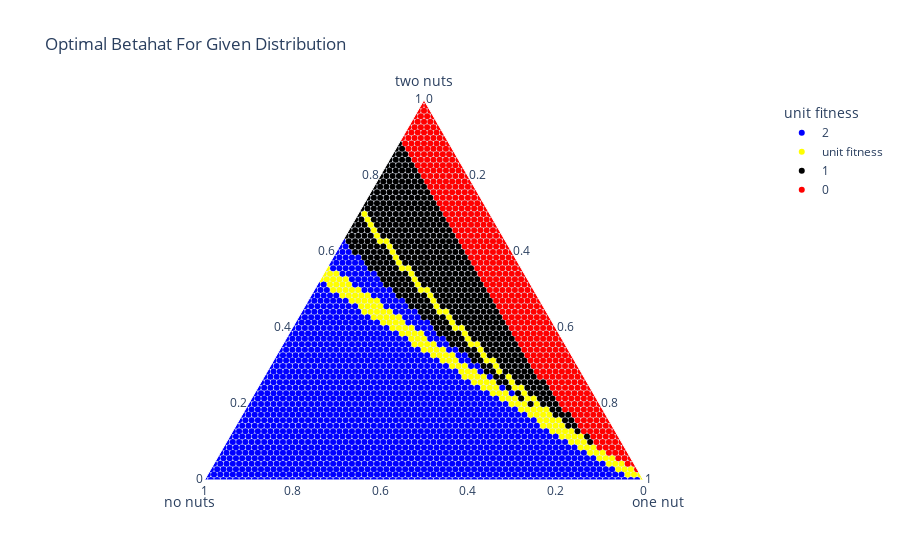

Source (notebook cell):
### Code cell
fig2 = px.scatter_ternary(my_df, a="two nuts", b="no nuts", c="one nut", color="unit fitness",
                         color_discrete_sequence=['blue', 'yellow', 'black', 'red'],
                         title = "Optimal Betahat For Given Distribution")
fig2.show()

### Figure 1 — Plotly figure (JSON) as saved in the notebook; plotly's stock layout.template omitted (floating-point values rounded to 4 significant figures; data arrays with more than 128 entries replaced by an {"elided": "..."} marker saying what was removed)
{"data": [{"a": {"elided": "1371 int values"}, "b": {"elided": "1371 int values"}, "c": {"elided": "1371 int values"}, "hovertemplate": "unit fitness=2<br>two nuts=%{a}<br>no nuts=%{b}<br>one nut=%{c}<extra></extra>", "legendgroup": "2", "marker": {"color": "blue", "symbol": "circle"}, "mode": "markers", "name": "2", "showlegend": true, "subplot": "ternary", "type": "scatterternary"}, {"a": {"elided": "190 int values"}, "b": {"elided": "190 int values"}, "c": {"elided": "190 int values"}, "hovertemplate": "unit fitness=unit fitness<br>two nuts=%{a}<br>no nuts=%{b}<br>one nut=%{c}<extra></extra>", "legendgroup": "unit fitness", "marker": {"color": "yellow", "symbol": "circle"}, "mode": "markers", "name": "unit fitness", "showlegend": true, "subplot": "ternary", "type": "scatterternary"}, {"a": {"elided": "516 int values"}, "b": {"elided": "516 int values"}, "c": {"elided": "516 int values"}, "hovertemplate": "unit fitness=1<br>two nuts=%{a}<br>no nuts=%{b}<br>one nut=%{c}<extra></extra>", "legendgroup": "1", "marker": {"color": "black", "symbol": "circle"}, "mode": "markers", "name": "1", "showlegend": true, "subplot": "ternary", "type": "scatterternary"}, {"a": {"elided": "479 int values"}, "b": {"elided": "479 int values"}, "c": {"elided": "479 int values"}, "hovertemplate": "unit fitness=0<br>two nuts=%{a}<br>no nuts=%{b}<br>one nut=%{c}<extra></extra>", "legendgroup": "0", "marker": {"color": "red", "symbol": "circle"}, "mode": "markers", "name": "0", "showlegend": true, "subplot": "ternary", "type": "scatterternary"}], "layout": {"legend": {"title": {"text": "unit fitness"}, "tracegroupgap": 0}, "ternary": {"aaxis": {"title": {"text": "two nuts"}}, "baxis": {"title": {"text": "no nuts"}}, "caxis": {"title": {"text": "one nut"}}, "domain": {"x": [0, 1], "y": [0, 1]}}, "title": {"text": "Optimal Betahat For Given Distribution"}}}
